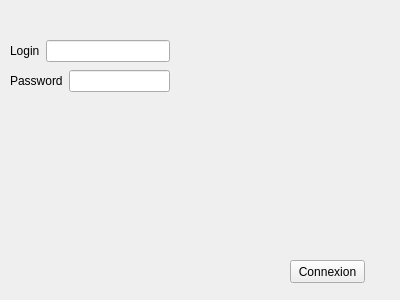
<?xml version="1.0" encoding="UTF-8"?>
<ui version="4.0">
 <class>LoginWindowDialog</class>
 <widget class="QWidget" name="LoginWindowDialog">
  <property name="windowModality">
   <enum>Qt::WindowModal</enum>
  </property>
  <property name="geometry">
   <rect>
    <x>0</x>
    <y>0</y>
    <width>400</width>
    <height>300</height>
   </rect>
  </property>
  <property name="windowTitle">
   <string>Form</string>
  </property>
  <widget class="QPushButton" name="pushButton">
   <property name="geometry">
    <rect>
     <x>290</x>
     <y>260</y>
     <width>75</width>
     <height>23</height>
    </rect>
   </property>
   <property name="text">
    <string>Connexion</string>
   </property>
  </widget>
  <widget class="QWidget" name="formLayoutWidget">
   <property name="geometry">
    <rect>
     <x>10</x>
     <y>40</y>
     <width>160</width>
     <height>41</height>
    </rect>
   </property>
   <layout class="QFormLayout" name="formLayout">
    <property name="fieldGrowthPolicy">
     <enum>QFormLayout::AllNonFixedFieldsGrow</enum>
    </property>
    <item row="0" column="1">
     <widget class="QLineEdit" name="loginLineEdit"/>
    </item>
    <item row="0" column="0">
     <widget class="QLabel" name="loginLabel">
      <property name="text">
       <string>Login</string>
      </property>
     </widget>
    </item>
   </layout>
  </widget>
  <widget class="QWidget" name="formLayoutWidget_2">
   <property name="geometry">
    <rect>
     <x>10</x>
     <y>70</y>
     <width>160</width>
     <height>80</height>
    </rect>
   </property>
   <layout class="QFormLayout" name="formLayout_2">
    <property name="fieldGrowthPolicy">
     <enum>QFormLayout::AllNonFixedFieldsGrow</enum>
    </property>
    <item row="0" column="0">
     <widget class="QLabel" name="passwordLabel">
      <property name="text">
       <string>Password</string>
      </property>
     </widget>
    </item>
    <item row="0" column="1">
     <widget class="QLineEdit" name="passwordLineEdit"/>
    </item>
   </layout>
  </widget>
 </widget>
 <resources/>
 <connections/>
</ui>
